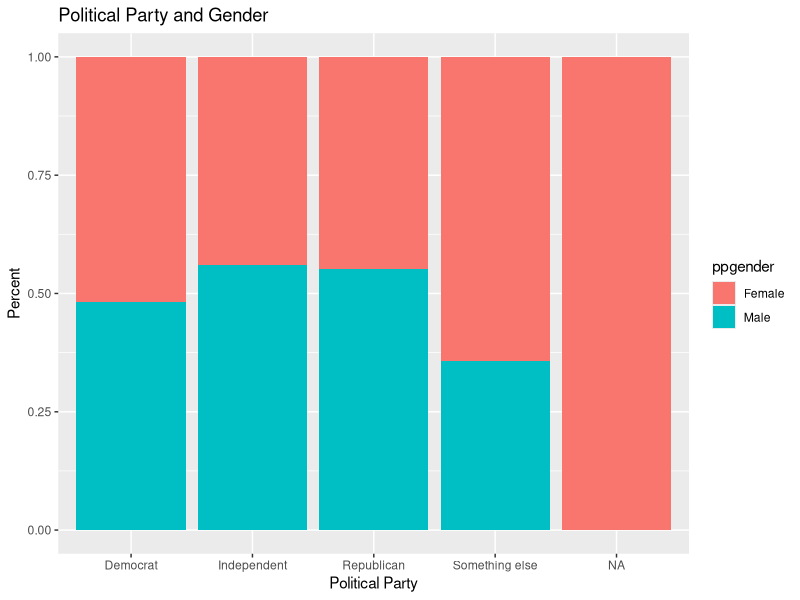
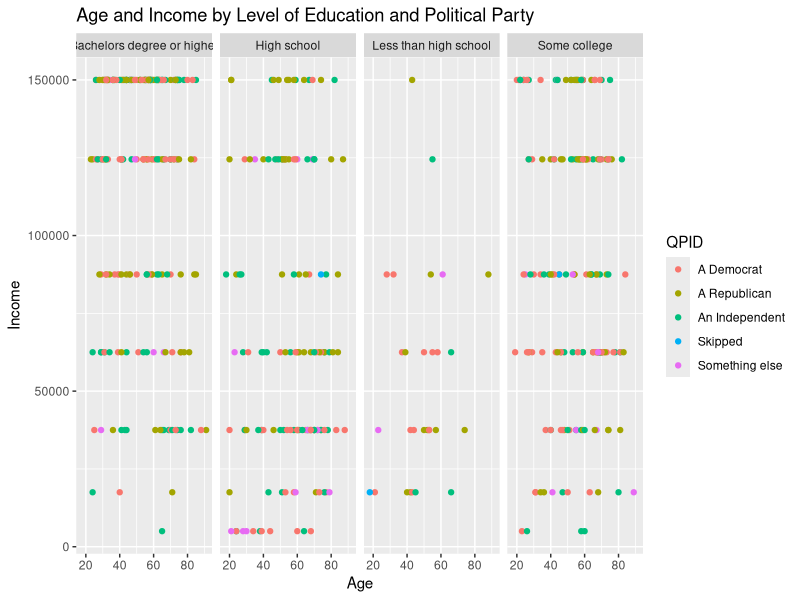
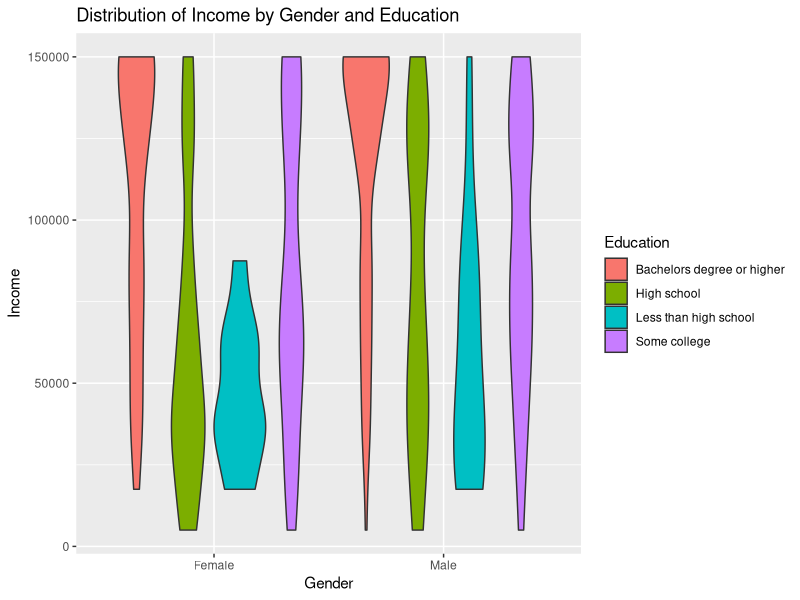

Generate these figures, in order, with R:
## ---- chunk 1
#| label: setup
#| warning: false
#| message: false

library(tidyverse)
library(ggplot2)

knitr::opts_chunk$set(echo = TRUE, warning=FALSE, message=FALSE)
## ---- chunk 2
library(readr)
abcpoll <- read.csv(file = "_data/abc_poll_2021.csv",
                header=TRUE,
                sep = ","
                )
#abcpoll
## ---- chunk 3
head(abcpoll)
#view(abcpoll)
ncol(abcpoll)
nrow(abcpoll)
dim(abcpoll)
## ---- chunk 4
abcpoll1<-as.data.frame.matrix(abcpoll)
abcpoll1$pphhsize[abcpoll1$pphhsize == '6 or more'] <- '6'
abcpoll1$ppinc7[abcpoll1$ppinc7 == '$10,000 to $24,999'] <- '17500'
abcpoll1$ppinc7[abcpoll1$ppinc7 == '$25,000 to $49,999'] <- '37500'
abcpoll1$ppinc7[abcpoll1$ppinc7 == '$150,000 or more'] <- '150000'
abcpoll1$ppinc7[abcpoll1$ppinc7 == '$50,000 to $74,999'] <- '62500'
abcpoll1$ppinc7[abcpoll1$ppinc7 == '$75,000 to $99,999'] <- '87500'
abcpoll1$ppinc7[abcpoll1$ppinc7 == '$100,000 to $149,999'] <- '124500'
abcpoll1$ppinc7[abcpoll1$ppinc7 == 'Less than $10,000'] <- '5000'
#abcpoll1
abcpoll2 <- transform(abcpoll1,
                 pphhsize =as.numeric(pphhsize))
abcpoll3 <- transform(abcpoll2, 
                      ppinc7 = as.numeric(ppinc7))
#abcpoll3
## ---- chunk 5
abcpoll4<-abcpoll3%>%
  mutate(partyid = str_remove(QPID, "A[n]* "),
         partyid = na_if(partyid, "Skipped"))%>%
  select(-QPID)%>%
  mutate(Q5 = na_if(Q5,"Skipped"))
#abcpoll4

## ---- chunk 6
table(abcpoll4$QPID)
ggplot(data = abcpoll4) +
geom_bar(mapping = aes(x=partyid, fill = ppgender),position = "fill") +
  labs(title = "Political Party and Gender", x = "Political Party", y = "Percent")
## ---- chunk 7
ggplot(data = abcpoll3) +
  geom_point(mapping = aes(x=ppage, y=ppinc7, color=QPID))+
  facet_wrap(~ppeducat,nrow=1)+
  labs(title = "Age and Income by Level of Education and Political Party", x = "Age", y = "Income", fill = "Political Party")
  
## ---- chunk 8
ggplot(abcpoll3, aes(x=ppgender, y=ppinc7, fill = ppeducat)) + # fill=name allow to automatically dedicate a color for each group
  geom_violin()+
  labs(title = "Distribution of Income by Gender and Education", x = "Gender", y = "Income", fill = "Education")
